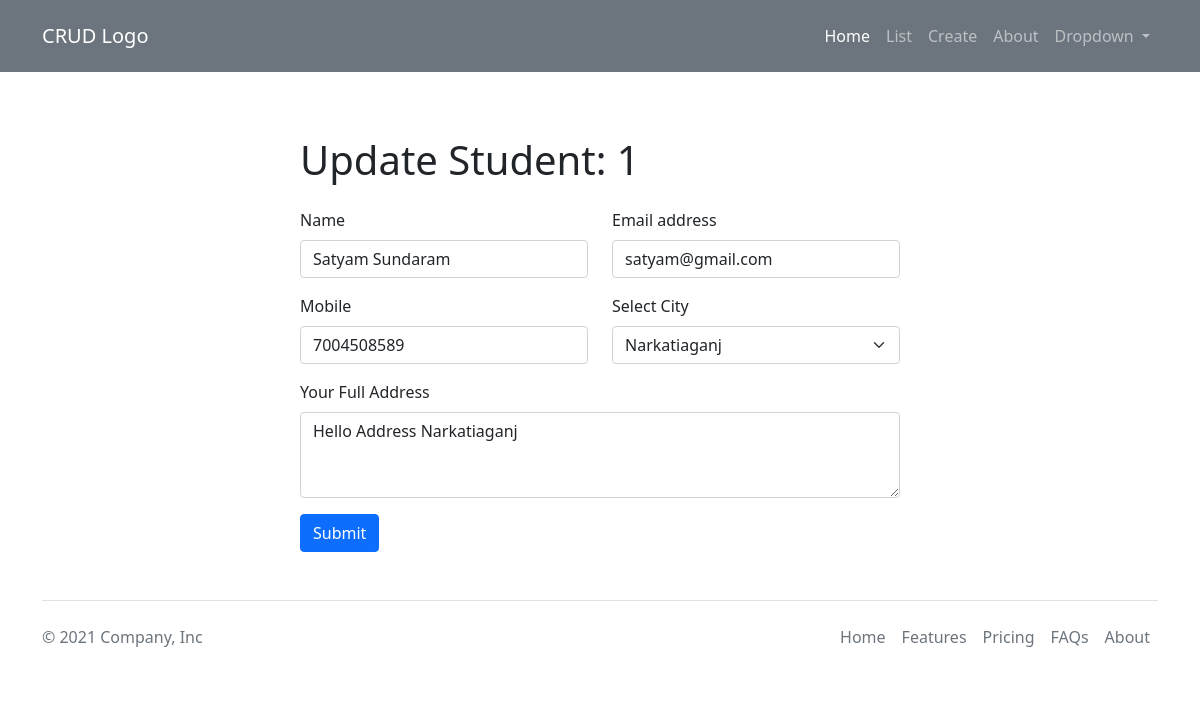
The page /create/1 on the database as committed earlier.
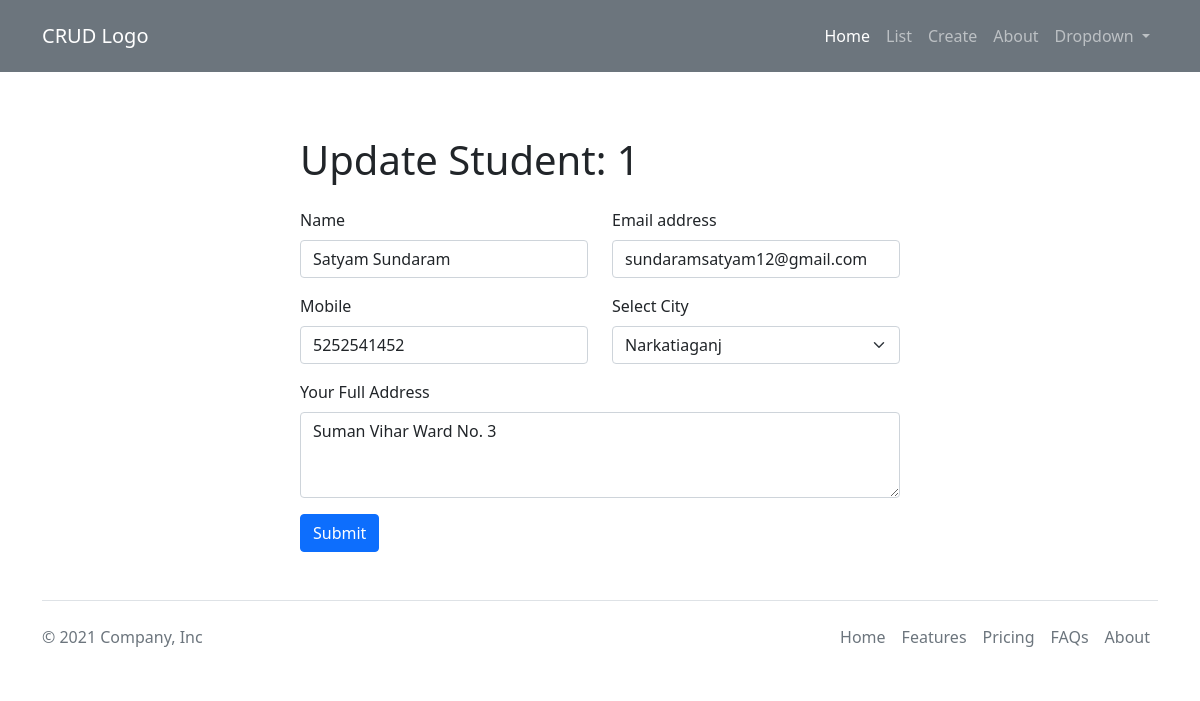
The same page on the database as committed later.
### crud/models.py (models this page shows, shortened)
class tbl_student(models.Model):
    id = models.IntegerField(primary_key=True)
    name = models.CharField(max_length=255)
    email = models.CharField(max_length=255)
    mobile = models.CharField(max_length=12)
    city = models.CharField(max_length=255)
    address = models.TextField()
    created_on = models.DateField()

### crud/views.py (the view, shortened to what this page needs)
# urls.py: path("create/", views.create, name="Create Operation"),
def create(request, id=""):
    if id != "":
        context = {"single_student": tbl_student.objects.get(id=id), "id": id}
        return render(request, "create.html", context)
    return render(request, "create.html")

### templates/create.html (shortened to what this page needs)
{% extends 'base.html' %}
{% block title %}Create Student {% endblock title %} {% block body %}
<div class="col-md-6 col-sm-12 mx-auto">
  <form class="my-5" action="" method="POST">
    <div class="row">
      {% if id != '' %}
      <h1 class="py-3">Update Student: {{id}}</h1>
      {% else %}
      <h1 class="py-3">Create Student</h1>
      {% endif %}
      <div class="mb-3 col-md-6 col-sm-12">
        <label for="name" class="form-label">Name</label>
        <input
          type="text"
          class="form-control"
          id="name"
          placeholder="Your Name"
          name="name"
          {% if single_student.name != '' %}
          value="{{single_student.name}}"
          {% endif %}
        />
      </div>
      <div class="mb-3 col-md-6 col-sm-12">
        <label for="email" class="form-label">Email address</label>
        <input
          type="email"
          class="form-control"
          id="email"
          placeholder="name@example.com"
          name="email"
          {% if single_student.email != '' %}
          value="{{single_student.email}}"
          {% endif %}
        />
      </div>
      <div class="mb-3 col-md-6 col-sm-12">
        <label for="mobile" class="form-label">Mobile</label>
        <input
          type="text"
          class="form-control"
          id="mobile"
          placeholder="Enter Mobile"
          name="mobile"
          {% if single_student.mobile != '' %}
          value="{{single_student.mobile}}"
          {% endif %}
        />
      </div>
      <div class="mb-3 col-md-6 col-sm-12">
        <label for="city" class="form-label">Select City</label>
        <select
          class="form-select"
          aria-label="Select City"
          id="city"
          name="city"
        >
          <option value="Narkatiaganj" {% if single_student.city == 'Narkatiaganj' %}selected{% endif %}>Narkatiaganj</option>
        </select>
      </div>
      <div class="mb-3">
        <label for="address" class="form-label"
          >Your Full Address</label
        >
        <textarea
          class="form-control"
          id="address"
          rows="3"
          placeholder="You Address"
          name="address"
        >{% if single_student.address != '' %}{{single_student.address}}{% endif %}</textarea>
      </div>
    </div>
    <button type="submit" class="btn btn-primary">Submit</button>
  </form>
</div>
{% endblock body %}

Rows that differ between the two databases and show on the page:
changed tbl_student "Satyam Sundaram": email "satyam@gmail.com" → "sundaramsatyam12@gmail.com"; mobile "7004508589" → "5252541452"; address "Hello Address Narkatiaganj" → "Suman Vihar Ward No. 3"
